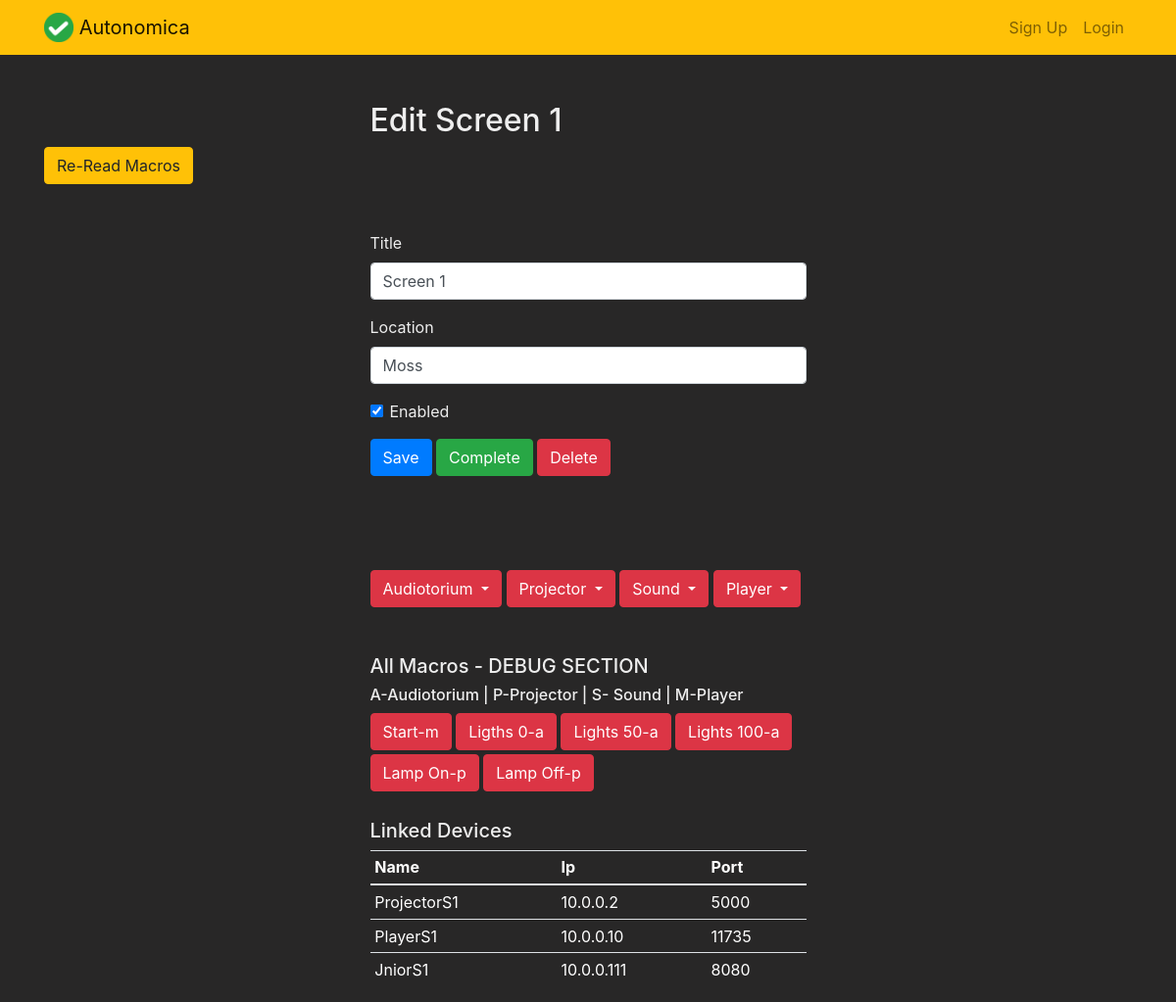
Screenshot of /screen/1 with the database file from the repository.
### autonomica/models.py (models this page shows, shortened)
class Screen(models.Model):
    title = models.CharField(max_length=100)
    location = models.CharField(max_length=100, blank=True)
    created = models.DateTimeField(auto_now_add=True)
    enabled = models.BooleanField(default=False)
    user = models.ForeignKey(User, on_delete=models.CASCADE)

class Macro(models.Model):
    CATEGORY = (
        ('p', 'Projector'),
        ('s', 'Sound'),
        ('a', 'Audiotorium'),
        ('m', 'MediaBlock'),
    )
    CATEGORY_JNIOR = (
        ('n', 'None'),
        ('c', 'Cinema Application'),
        ('t', 'Tasker Application'),
    )
    screen = models.ForeignKey(Screen, on_delete=models.CASCADE, help_text="Related to screen.")
    device = models.ForeignKey(Device, on_delete=models.CASCADE, null=True, help_text="Device category.")
    name = models.CharField(max_length=100, help_text="Public name.")
    command = models.CharField(max_length=100, help_text="System command.")
    termination = models.CharField(max_length=100, blank=True, help_text="Termination String if any.")
    category = models.CharField(max_length=100, choices=CATEGORY, default='p', )
    jnior = models.CharField(max_length=100, choices=CATEGORY_JNIOR, default='n', help_text="Use if macro is amed for Tasker or Cinema Application." )

class Device(models.Model):
    screen = models.ForeignKey(Screen, on_delete=models.CASCADE)
    name = models.CharField(max_length=100)
    ip = models.CharField(max_length=100)
    port = models.CharField(max_length=100)
    cinema = models.BooleanField(default=False, blank=True, help_text="If Jnior is Cinema Application installed?")
    tasker = models.BooleanField(default=False, blank=True, help_text="If Jnior is Tasker Application installed?")

### autonomica/views.py (the view, shortened to what this page needs)
# urls.py: path('screen/<int:screen_pk>', views.viewscreen, name='viewscreen'),
def viewscreen(request, screen_pk):
    screen = get_object_or_404(Screen, pk=screen_pk)
    macro = Macro.objects.filter(screen_id=screen_pk).order_by('-name')
    device = Device.objects.filter(screen_id=screen_pk).order_by('-name')
    print('Screen id: ', screen_pk)
    if request.method == 'GET':
        formS = ScreenForm(instance=screen)
        return render(request, 'autonomica/viewscreen.html', {'screen': screen, 'form': formS, 'macros': macro, 'devices': device})

### autonomica/forms.py
class ScreenForm(ModelForm):
    class Meta:
        model = Screen
        fields = ['title', 'location', 'enabled']

### templates/autonomica/viewscreen.html (shortened to what this page needs)
{% extends "autonomica/base.html" %}
{% block content %}
    <div class="row justify-content-center mt-5">
        <div class="col-md-5">
            <h2>Edit {{ screen.title }}</h2>
        </div>
    </div>
    <button type="button" class="btn btn-warning" onclick="$('#complete').click()">Re-Read Macros</button>
    <div class="row justify-content-center mt-5">
        <div class="col-md-5">
            <form method="POST">
                <div class="form-group">
                    <label for="title">Title</label>
                    <input type="text" name="title" class="form-control" id="title" value="{{ screen.title }}" required>
                </div>
                <div class="form-group">
                    <label for="location">Location</label>
                    <input name="location" rows="5" class="form-control" id="location" value="{{ screen.location }}">
                </div>
                <div class="form-group form-check">
                    <input type="checkbox" name="important" class="form-check-input" id="important"
                           {% if screen.enabled %}checked{% endif %}>
                    <label class="form-check-label" for="important">Enabled</label>
                </div>
                <button type="submit" class="btn btn-primary">Save</button>
                <button type="button" class="btn btn-success" onclick="$('#complete').click()">Complete</button>
                <button type="button" class="btn btn-danger" onclick="$('#delete').click()">Delete</button>
            </form>
        </div>
    </div>
    <br>
    <div class="row justify-content-center mt-5">
        <div class="col-md-5">
            <br>
            <div>
                <div class="btn-group">
                    <button type="button" class="btn btn-danger dropdown-toggle" data-toggle="dropdown"
                            aria-haspopup="true" aria-expanded="false">
                        Audiotorium
                    </button>
                </div>
                <div class="btn-group">
                    <button type="button" class="btn btn-danger dropdown-toggle" data-toggle="dropdown"
                            aria-haspopup="true" aria-expanded="false">
                        Projector
                    </button>
                </div>
                <div class="btn-group">
                    <button type="button" class="btn btn-danger dropdown-toggle" data-toggle="dropdown"
                            aria-haspopup="true" aria-expanded="false">
                        Sound
                    </button>
                </div>
                <div class="btn-group">
                    <button type="button" class="btn btn-danger dropdown-toggle" data-toggle="dropdown"
                            aria-haspopup="true" aria-expanded="false">
                        Player
                    </button>
                </div>
            </div>
            <br>
            <br>
            <div>
                <h5>All Macros - DEBUG SECTION</h5>
                <h6>A-Audiotorium | P-Projector | S- Sound | M-Player </h6>
                <div>
                    {% for macro in macros %}
                        <button type="button" class="btn btn-danger mb-1"
                                onclick="null">{{ macro.name }}-{{ macro.category }}</button>
                    {% endfor %}
                </div>
            </div>
            <br>
            <h5>Linked Devices</h5>
            <table class="table table-sm">
                <thead>
                <tr>
                    <th scope="col">Name</th>
                    <th scope="col">Ip</th>
                    <th scope="col">Port</th>
                </tr>
                </thead>
                <tbody>
                {% for device in devices %}
                    <tr>
                        <td>{{ device.name }}</td>
                        <td>{{ device.ip }}</td>
                        <td>{{ device.port }}</td>
                    </tr>
                {% endfor %}
                </tbody>
            </table>
        </div>
    </div>
{% endblock %}

### autonomica/static/todo/style.css (style rules this page uses)
body { background-color: rgb(40, 39, 39); }
h2 { color: #eeeeee; }
h5 { color: #eeeeee; }
h6 { color: #eeeeee; }
label { color: #eeeeee; }
thead th { color: white; }
tbody td { color: white; }

### rows the page displays
Screen: title "Screen 1", location "Moss", enabled "☑"
Macro: name "Start", category "m"
Macro: name "Ligths 0", category "a"
Macro: name "Lights 50", category "a"
Macro: name "Lights 100", category "a"
Macro: name "Lamp On", category "p"
Macro: name "Lamp Off", category "p"
Device: name "ProjectorS1", ip "10.0.0.2", port "5000"
Device: name "PlayerS1", ip "10.0.0.10", port "11735"
Device: name "JniorS1", ip "10.0.0.111", port "8080"
